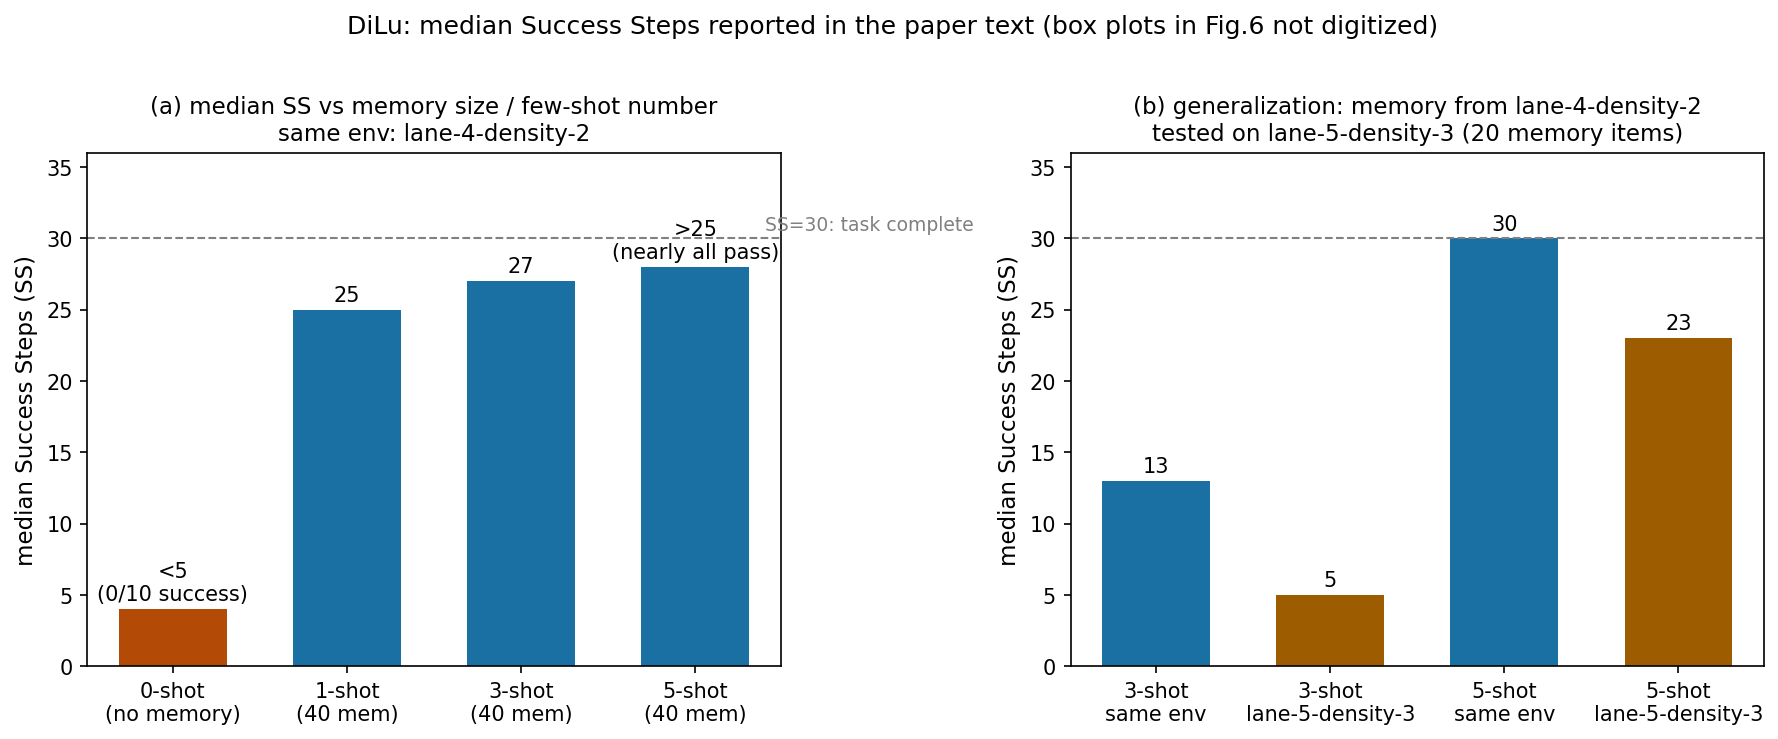

Write Python code to recreate this figure.
# -*- coding: utf-8 -*-
"""论文文字中报告的中位数 Success Steps (SS):
0-shot: 中位数 <5 (任务无一完成)
memory=40: 1-shot 中位数 25, 3-shot 中位数 27, 5-shot 中位数 >25 (几乎全过)
memory=20 (图6b, 跨环境 lane-4-density-2 -> lane-5-density-3):
  3-shot: 13 -> 5 ; 5-shot: 30 -> 23
"""
import numpy as np
import matplotlib
matplotlib.use("Agg")
import matplotlib.pyplot as plt

plt.rcParams["font.sans-serif"] = ["DejaVu Sans"]
plt.rcParams["axes.unicode_minus"] = False

fig, axes = plt.subplots(1, 2, figsize=(12, 4.8))

# (a) memory 物品数 / few-shot 数对中位数 SS 的影响 (图6a 文字数字)
labels = ["0-shot\n(no memory)", "1-shot\n(40 mem)", "3-shot\n(40 mem)", "5-shot\n(40 mem)"]
vals = [4, 25, 27, 28]
colors = ["#b34a06", "#1a6fa3", "#1a6fa3", "#1a6fa3"]
ax = axes[0]
bars = ax.bar(labels, vals, color=colors, width=0.62)
ann = ["<5\n(0/10 success)", "25", "27", ">25\n(nearly all pass)"]
for b, a in zip(bars, ann):
    ax.text(b.get_x() + b.get_width() / 2, b.get_height() + 0.6, a,
            ha="center", fontsize=10)
ax.axhline(30, ls="--", color="gray", lw=1)
ax.text(3.4, 30.6, "SS=30: task complete", fontsize=9, color="gray")
ax.set_ylabel("median Success Steps (SS)", fontsize=11)
ax.set_title("(a) median SS vs memory size / few-shot number\n"
             "same env: lane-4-density-2", fontsize=11)
ax.set_ylim(0, 36)

# (b) 跨环境泛化 (图6b 文字数字), memory=20
labels2 = ["3-shot\nsame env", "3-shot\nlane-5-density-3",
           "5-shot\nsame env", "5-shot\nlane-5-density-3"]
vals2 = [13, 5, 30, 23]
colors2 = ["#1a6fa3", "#9e5c00", "#1a6fa3", "#9e5c00"]
ax = axes[1]
bars = ax.bar(labels2, vals2, color=colors2, width=0.62)
for b, v in zip(bars, vals2):
    ax.text(b.get_x() + b.get_width() / 2, v + 0.6, str(v), ha="center", fontsize=10)
ax.axhline(30, ls="--", color="gray", lw=1)
ax.set_ylabel("median Success Steps (SS)", fontsize=11)
ax.set_title("(b) generalization: memory from lane-4-density-2\n"
             "tested on lane-5-density-3 (20 memory items)", fontsize=11)
ax.set_ylim(0, 36)

fig.suptitle("DiLu: median Success Steps reported in the paper text "
             "(box plots in Fig.6 not digitized)", fontsize=12, y=1.02)
fig.tight_layout()
fig.savefig("/home/hatch/workspace/your_files/paper-xray-100/papers/"
            "020-VLA-dilu/fig-ss.png", dpi=150, bbox_inches="tight")
print("saved fig-ss.png")
